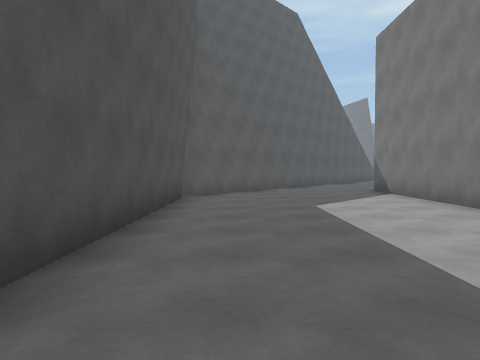
view 1 (above)

24 first-person views from a walk through a Unity game level. The camera is 1.3 m above the floor, tilts 2° down and sees 70° across. The floor is counted in squares, 2 m on a side. Each view is taken from the middle of a square. On the plan, view 1 faces up. The plan holds only what a view shows up to about 10 squares ahead; the rest is blank. The place goes on beyond the plan. The player character is not drawn.

view 2
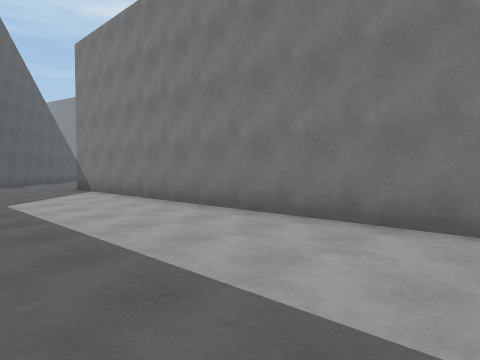

view 3
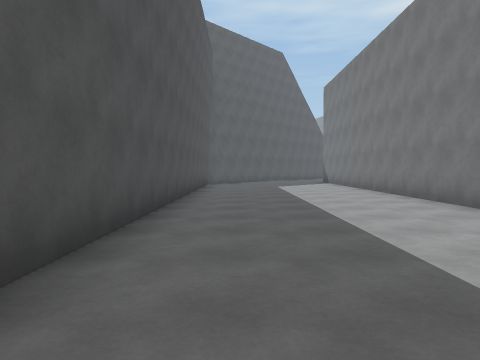

view 4
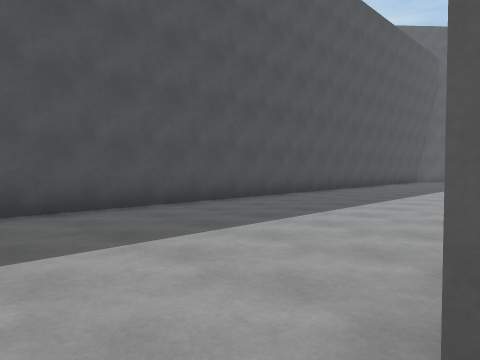

view 5
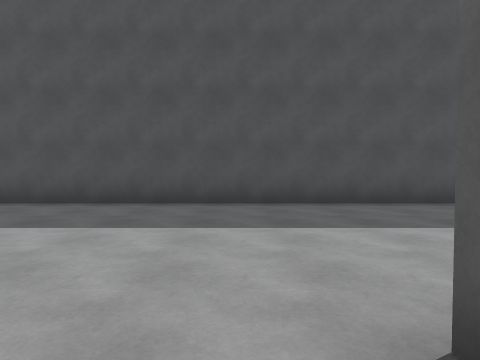

view 6
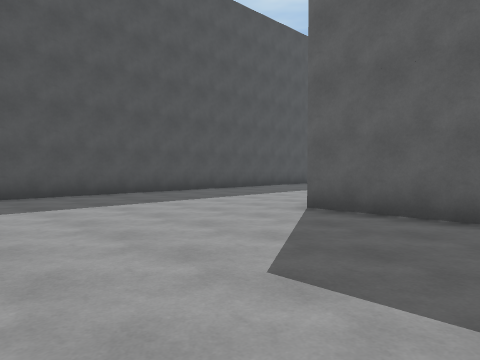

view 7
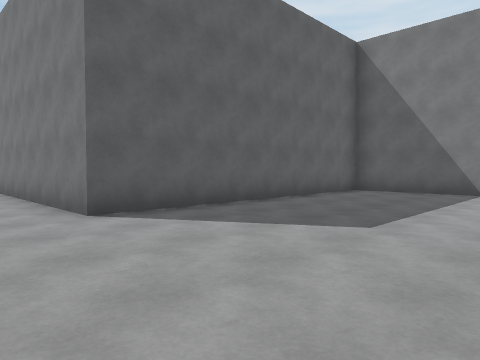

view 8
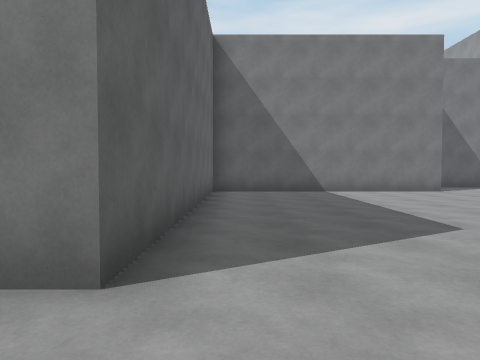

view 9
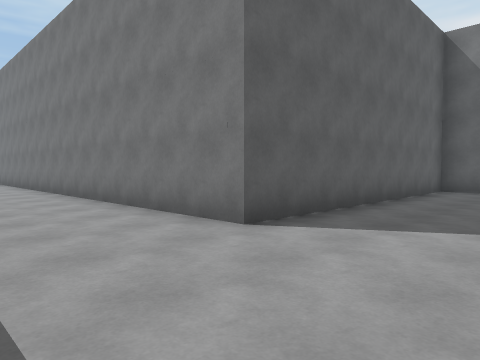

view 10
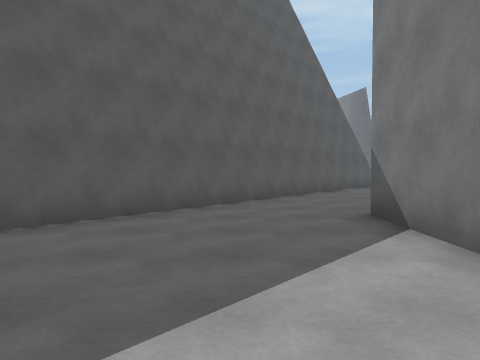

view 11
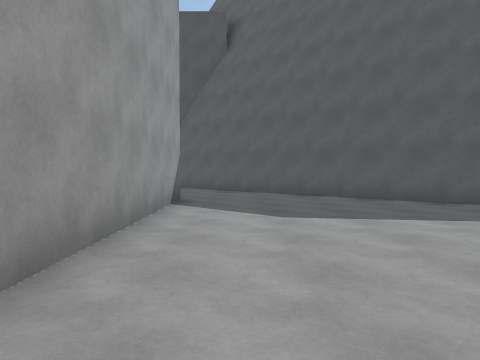

view 12
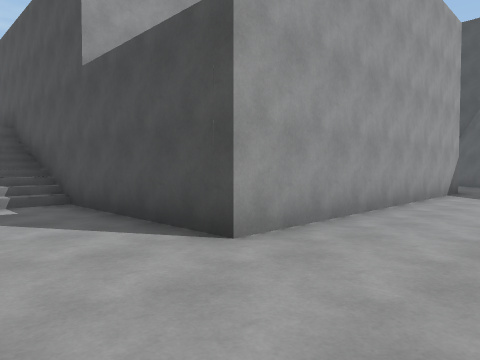

view 13
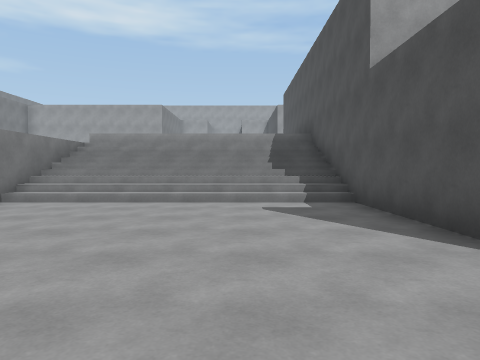

view 14
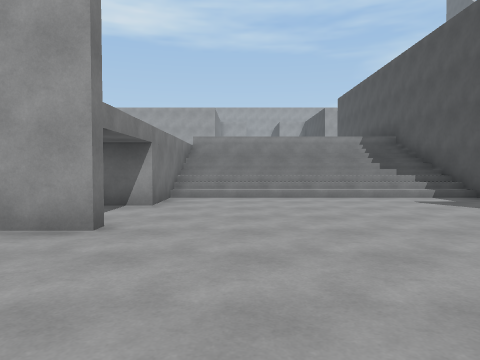

view 15
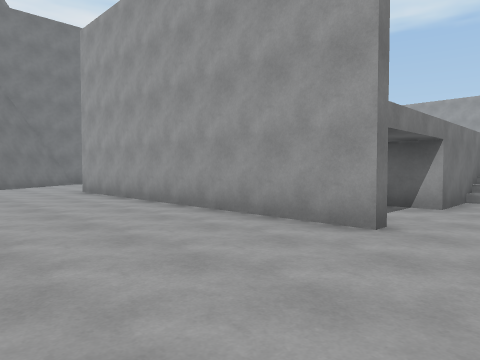

view 16
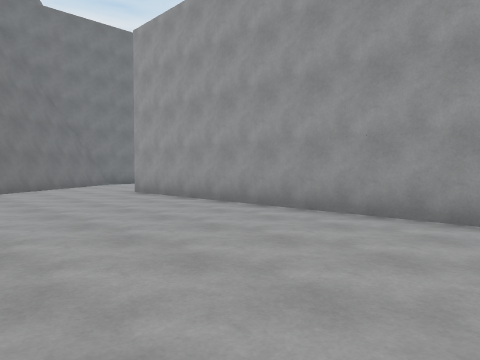

view 17
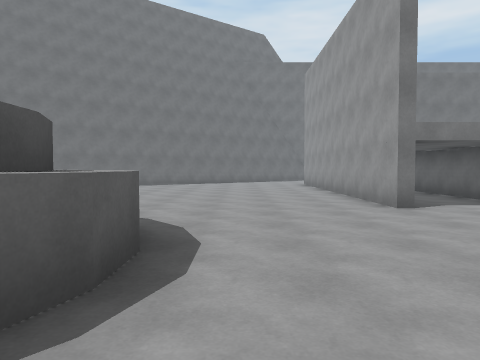

view 18
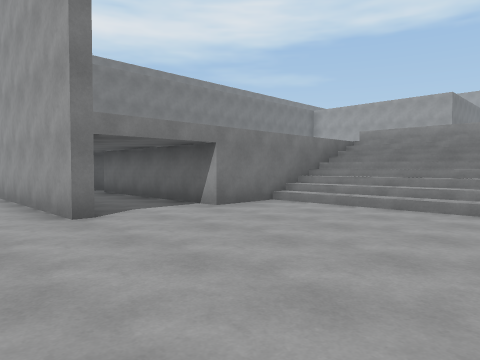

view 19
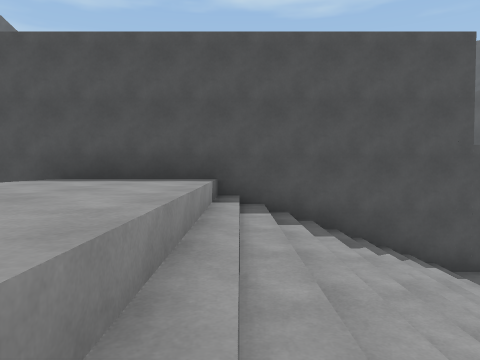

view 20
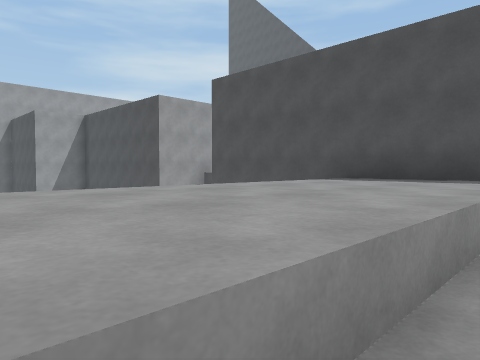

view 21
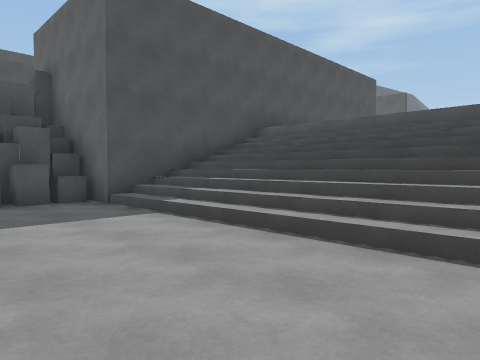

view 22
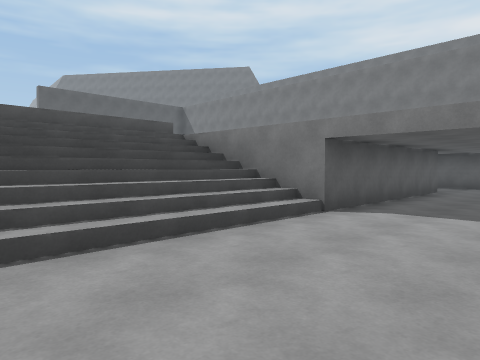

view 23
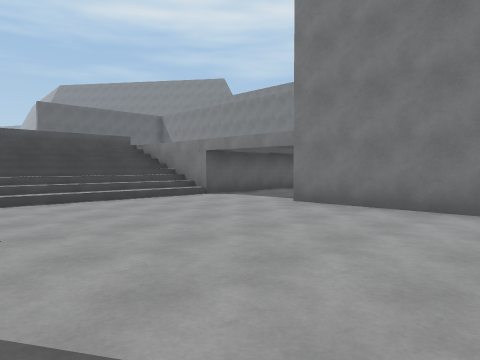

view 24
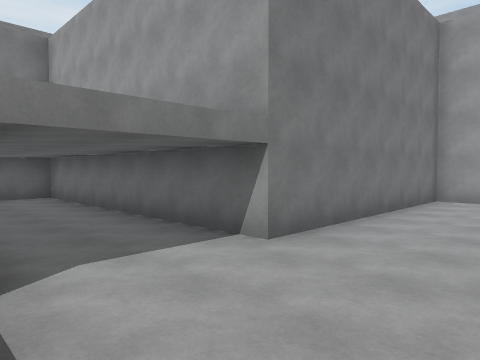

### Floor plan
Key: @ floor where view 1 was taken; # wall or solid block; . floor; / step, stairs or slope; = window, fence, low wall or low ledge; ^ raised ledge; v drop or lower ground.
Columns run from 2 left of view 1 to 29 right of it. Each row starts with its distance up from view 1.
 14      ##...       ## ......
 13     ##......    ^^^..........
 12    ##..........................#
 11   ##...........................#
 10   #............................
  9  ##...#########......########.
  8 ##....#       #..........
  7 #.....#       #......######
  6 #.....#       #......#
  5 #.....#       #//////#
  4 #.....#       #//////#
  3 #.....#       #//////=
  2 #.....#       #//////
  1 #.....#       ^^^^^^^
  0 #.@...#       ^^^^^^.
 -1 #.....#       #^^^^^^#
 -2 #.....#       #//////v
 -3 #.....#       #//////=
 -4 #.....#       #//////#
 -5 #.....#     ###//////######.
 -6 #.....#      #...............
 -7 #.....#      ^...............#
 -8 #.....#########......#########
 -9 #.............#......#
-10 #.............#......#
-11 #.............#......#
-12 #.............#......#
-13 #.. ..........#    ..#

Positions as (right, up) in squares from view 1, and headings:
1: (0, 0), facing up
2: (0, -1), facing up-right
3: (0, -6), facing up
4: (4, -9), facing up-left
5: (5, -9), facing left
6: (7, -13), facing up-left
7: (2, -13), facing up-right
8: (2, -9), facing right
9: (1, -11), facing up-right
10: (2, 5), facing up
11: (11, 11), facing left
12: (14, 12), facing down-left
13: (14, 12), facing down
14: (17, 13), facing down
15: (17, 13), facing down-right
16: (18, 14), facing down-right
17: (13, 12), facing right
18: (14, 11), facing down-right
19: (18, 2), facing left
20: (18, 2), facing down-left
21: (18, -8), facing up-left
22: (14, -8), facing up-right
23: (13, -12), facing up-right
24: (16, -5), facing down-right
